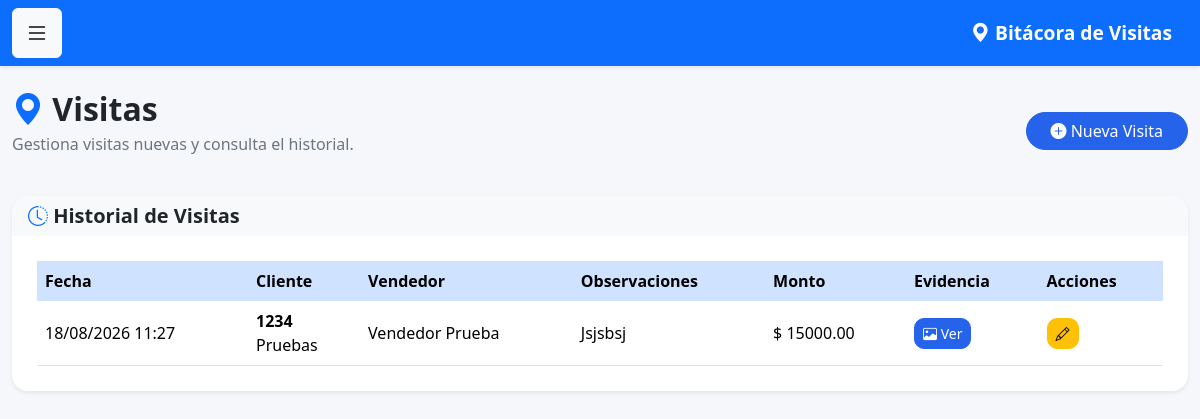
Page /visitas (signed in) on the committed database.
### models.py (models this page shows)
class Visita(db.Model):
    __tablename__ = 'visitas'
    id = db.Column(
        db.Integer,
        primary_key=True
    )
    fecha = db.Column(
        db.DateTime,
        default=datetime.now
    )
    observaciones = db.Column(
        db.Text
    )
    venta_realizada = db.Column(
        db.Boolean,
        default=False
    )
    monto_venta = db.Column(
        db.Float,
        default=0
    )
    proxima_visita = db.Column(
        db.Date
    )
    cliente_id = db.Column(
        db.Integer,
        db.ForeignKey('clientes.id')
    )
    usuario_id = db.Column(
        db.Integer,
        db.ForeignKey('usuarios.id')
    )
    latitud = db.Column(
    db.String(50)
    )
    longitud = db.Column(
    db.String(50)
    )
    foto = db.Column(
    db.String(255)
    )
    cliente = db.relationship(
        'Cliente',
        backref='visitas'
    )
    usuario = db.relationship(
        'Usuario',
        backref='visitas'
    )

class Cliente(db.Model):
    __tablename__ = 'clientes'
    id = db.Column(
        db.Integer,
        primary_key=True
    )
    num_cliente = db.Column(
        db.String(20),
        unique=True,
        nullable=False
    )
    nombre = db.Column(
        db.String(150),
        nullable=False
    )
    grupo = db.Column(
        db.String(100)
    )
    canal = db.Column(
        db.String(100)
    )
    vendedor = db.Column(
        db.Integer
    )

class Usuario(UserMixin, db.Model):
    __tablename__ = 'usuarios'
    id = db.Column(db.Integer, primary_key=True)
    nombre = db.Column(db.String(100), nullable=False)
    correo = db.Column(db.String(120), unique=True, nullable=False)
    password = db.Column(db.String(500), nullable=False)
    rol = db.Column(db.String(20), default='vendedor')
    activo = db.Column(db.Boolean, default=True)

### app.py (the view)
@app.route('/visitas')
@login_required
def visitas():
    if current_user.rol == 'admin':
        visitas = Visita.query.order_by(
            Visita.fecha.desc()
        ).all()
    else:
        visitas = Visita.query.filter_by(
            usuario_id=current_user.id
        ).order_by(
            Visita.fecha.desc()
        ).all()
    return render_template(
        'visitas.html',
        visitas=visitas
    )

### app.py (called while the page is built)
@login_manager.user_loader
def load_user(user_id):
    return Usuario.query.get(int(user_id))

### templates/visitas.html (shortened to what this page needs)
{% extends 'base.html' %}
{% block contenido %}
<div class="d-flex justify-content-between align-items-center mb-4">
    <div>
        <h2 class="fw-bold mb-1">
            <i class="bi bi-geo-alt-fill text-primary"></i>
            Visitas
        </h2>
        <p class="text-muted">
            Gestiona visitas nuevas y consulta el historial.
        </p>
    </div>
    <a href="{{ url_for('nueva_visita') }}"
       class="btn btn-primary rounded-pill px-4">
        <i class="bi bi-plus-circle-fill"></i>
        Nueva Visita
    </a>
</div>
<div class="card shadow-sm border-0 rounded-4">
    <div class="card-header bg-light">
        <h5 class="mb-0">
            <i class="bi bi-clock-history text-primary"></i>
            Historial de Visitas
        </h5>
    </div>
    <div class="card-body">
        <div class="table-responsive">
            <table class="table table-hover align-middle">
                <thead class="table-primary">
                    <tr>
                        <th>Fecha</th>
                        <th>Cliente</th>
                        <th>Vendedor</th>
                        <th>Observaciones</th>
                        <th>Monto</th>
                        <th>Evidencia</th>
                        <th>Acciones</th>
                    </tr>
                </thead>
                <tbody>
                    {% for visita in visitas %}
                    <tr>
                        <td>
                            {{ visita.fecha.strftime('%d/%m/%Y %H:%M') }}
                        </td>
                        <td>
                            <strong>{{ visita.cliente.num_cliente }}</strong>
                            <br>
                            {{ visita.cliente.nombre }}
                        </td>
                        <td>
                            {{ visita.usuario.nombre }}
                        </td>
                        <td>
                            {{ visita.observaciones or '-' }}
                        </td>
                        <td>
                            $ {{ "%.2f"|format(visita.monto_venta or 0) }}
                        </td>
                        <td>
                            {% if visita.foto %}
                                <button
                                    type="button"
                                    class="btn btn-sm btn-primary"
                                    data-bs-toggle="modal"
                                    data-bs-target="#modalFoto{{ visita.id }}">
                                    <i class="bi bi-image"></i>
                                    Ver
                                </button>
                            {% else %}
                                <span class="text-muted">Sin evidencia</span>
                            {% endif %}
                        </td>
                        <td>
                            <a href="/visita/editar/{{ visita.id }}"
                               class="btn btn-warning btn-sm">
                                <i class="bi bi-pencil"></i>
                            </a>
                        </td>
                    </tr>
                    {% endfor %}
                </tbody>
            </table>
        </div>
    </div>
</div>
{% endblock %}

### static/css/style.css (style rules this page uses)
body { background: #f5f7fb; font-family: "Segoe UI", Roboto, Helvetica, Arial, sans-serif; color: #212529; }
h1, h2, h3, h4, h5 { font-weight: 700; }
.text-muted { color: #6c757d !important; }
.card { border: none; border-radius: 18px; overflow: hidden; box-shadow: 0 6px 18px rgba(0,0,0,.08); }
.card-header { border: none; }
.card-body { padding: 25px; }
.btn { transition:.25s; }
.btn-primary { background:#2563eb; border-color:#2563eb; }
.table { margin-bottom:0; }
.table thead th { font-weight:600; border:none; }
.table-hover tbody tr { transition:.25s; }
.table td, .table th { vertical-align:middle; }
.btn-sm { border-radius:10px; }
.table td { max-width:250px; }
.table td:nth-child(4) { white-space:normal; }

### rows in the picture
Visita: fecha "18/08/2026 11:27", cliente.num_cliente "1234", cliente.nombre "Pruebas", usuario.nombre "Vendedor Prueba", observaciones "Jsjsbsj", monto_venta "15000.00"
